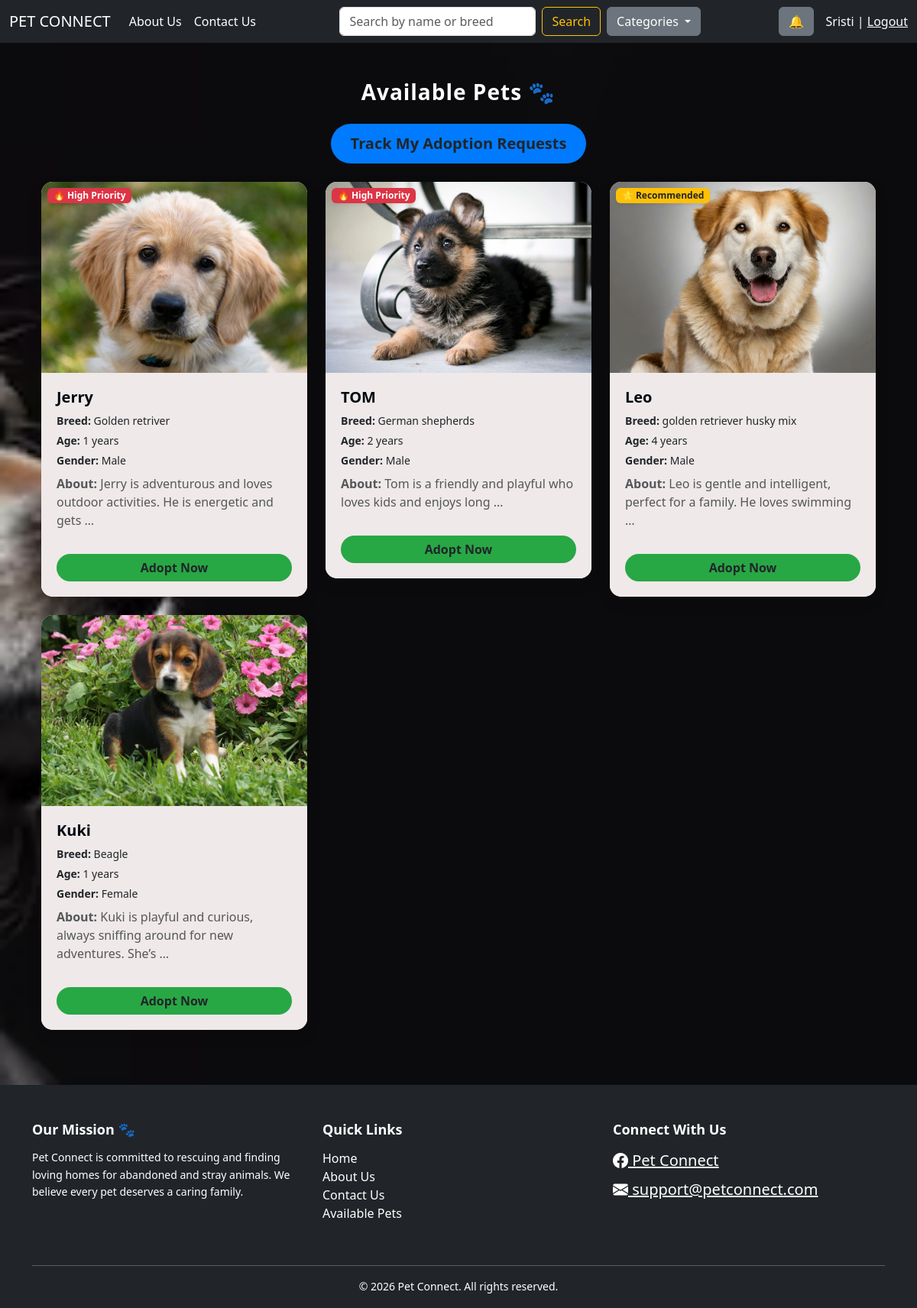
Page /?category=Dog (signed in) on the committed database.
### main/models.py (models this page shows, shortened)
class Pet(models.Model):
    CATEGORY_CHOICES = (
        ('Dog', 'Dog'),
        ('Cat', 'Cat'),
    )
    GENDER_CHOICES = (
        ('M', 'Male'),
        ('F', 'Female'),
    )
    name = models.CharField(max_length=100)
    breed = models.CharField(max_length=100)
    age = models.PositiveIntegerField()
    description = models.TextField()
    category = models.CharField(max_length=10, choices=CATEGORY_CHOICES, default='Dog')
    gender = models.CharField(max_length=1, choices=GENDER_CHOICES, default='M')
    image = models.ImageField(
        upload_to='pet_images/',
        height_field='image_height',
        width_field='image_width',
        null=True,
        blank=True
    )
    image_height = models.IntegerField(null=True, blank=True)
    image_width = models.IntegerField(null=True, blank=True)
    available = models.BooleanField(default=True)
    is_special_needs = models.BooleanField(default=False)
    created_at = models.DateTimeField(default=timezone.now) # Tracks how long they've stayed
    def get_priority_score(self):
        score = 0
        if self.is_special_needs:
            score += 100
        days_in_shelter = (timezone.now() - self.created_at).days
        if days_in_shelter > 30:
            score += 50
        if self.age >= 8:
            score += 30
        return score # This must be inside the function

### main/views.py (the view)
# urls.py: path('', views.home, name='home'),
@login_required
def home(request):
    query = request.GET.get('q')
    category = request.GET.get('category')
    pets = Pet.objects.all()
    if category:
        pets = pets.filter(category=category)
    if query:
        pets = pets.filter(
            Q(name__icontains=query) |
            Q(breed__icontains=query)
        )
    pets_list = list(pets)
    pets_list.sort(
    key=lambda x: (x.get_priority_score(), x.created_at.timestamp()),
    reverse=True
)
    notifications = Notification.objects.filter(user=request.user).order_by('-created_at')
    unread_count = notifications.filter(is_read=False).count()
    return render(request, 'home.html', {
        'pets': pets_list,  # Note: we are passing the sorted list here
        'query': query,
        'notifications': notifications,
        'unread_count': unread_count
    })

### main/templates/home.html (shortened to what this page needs)
{% extends 'base.html' %}
{% load static %}
{% block content %}
<div class="container mt-5 mb-5">
    <h3 class="text-center mb-4 text-white page-title">
        Available Pets 🐾
    </h3>
    <div class="text-center my-4">
        <a href="{% url 'my_adoption_requests' %}" class="btn btn-track btn-lg">
            Track My Adoption Requests
        </a>
    </div>
    <div class="row">
    {% for pet in pets %}
        <div class="col-md-4 mb-4">
            <div class="card pet-card border-0 position-relative">
                <div class="position-absolute top-0 start-0 m-2 d-flex flex-column gap-1" style="z-index: 10;">
                    {% if pet.get_priority_score >= 100 %}
                        <span class="badge bg-danger shadow-sm">🔥 High Priority</span>
                    {% elif pet.get_priority_score >= 50 %}
                        <span class="badge bg-warning text-dark shadow-sm">⭐ Recommended</span>
                    {% endif %}
                </div>
                {% if pet.image %}
                    <img src="{{ pet.image.url }}" class="card-img-top pet-img">
                {% else %}
                    <img src="https://via.placeholder.com/300x250" class="card-img-top pet-img">
                {% endif %}
                <div class="card-body card-body-custom">
                    <h5 class="pet-name">{{ pet.name }}</h5>
                    <p class="pet-info"><strong>Breed:</strong> {{ pet.breed }}</p>
                    <p class="pet-info"><strong>Age:</strong> {{ pet.age }} years</p>
                    <p class="pet-info"><strong>Gender:</strong> {% if pet.gender == 'M' %} Male {% else %} Female {% endif %}</p>
                    <p class="text-muted mt-2">
                        <strong>About:</strong> {{ pet.description|truncatewords:12 }}
                    </p>
                    <a href="{% url 'adopt_pet' pet.id %}" class="btn btn-adopt w-100 mt-3">Adopt Now</a>
                </div>
            </div>
        </div>
    {% empty %}
        <div class="col-12 text-center text-white empty-message">No pets found. 🐾</div>
    {% endfor %}
    </div>
</div>
{% endblock %}

### main/templates/base.html (shortened to what this page needs)
{% load static %}
<!DOCTYPE html>
<html lang="en">
<head>
    <link href="https://cdn.jsdelivr.net/npm/bootstrap@5.3.3/dist/css/bootstrap.min.css" rel="stylesheet">
</head>
<body>
<nav class="navbar navbar-expand-lg navbar-dark bg-dark">
    <div class="container-fluid">
        <a class="navbar-brand" href="{% url 'home' %}">PET CONNECT</a>
        <div class="collapse navbar-collapse" id="navBar">
            <ul class="navbar-nav me-auto mb-2 mb-lg-0">
                <li class="nav-item"><a class="nav-link" href="{% url 'about' %}">About Us</a></li>
                <li class="nav-item"><a class="nav-link" href="{% url 'contact' %}">Contact Us</a></li>
            </ul>
            {% if request.resolver_match.url_name == 'home' %}
            <div class="d-flex mx-auto">
                <form class="d-flex me-2" method="get">
                    <input class="form-control me-2" type="search" name="q" placeholder="Search by name or breed" value="{{ request.GET.q }}">
                    <button class="btn btn-outline-warning" type="submit">Search</button>
                </form>
                <div class="dropdown">
                    <button class="btn btn-secondary dropdown-toggle" type="button" id="categoryDropdown" data-bs-toggle="dropdown" aria-expanded="false">
                        Categories
                    </button>
                </div>
            </div>
            {% endif %}
            {% if request.user.is_authenticated %}
            <div class="d-flex align-items-center ms-auto">
        <div class="dropdown me-3">
        <a class="btn btn-secondary position-relative" href="#" role="button" id="notifDropdown" data-bs-toggle="dropdown" aria-expanded="false">
            🔔
        </a>
    </div>
                <span class="text-white">
                    {{ request.user.username }} |
                    <a href="{% url 'logout' %}" class="text-warning">Logout</a>
                </span>
            </div>
            {% endif %}
        </div>
    </div>
</nav>
<div class="container mt-4" force-left-layout">
    {% block content %}{% endblock %}
</div>
<footer class="bg-dark text-white pt-5 pb-3 mt-5">
    <div class="container">
        <div class="row">
            <div class="col-md-4 mb-4">
                <h5 class="fw-bold">Our Mission 🐾</h5>
                <p>
                    Pet Connect is committed to rescuing and finding loving homes for abandoned and stray animals.
                    We believe every pet deserves a caring family.
                </p>
            </div>
            <div class="col-md-4 mb-4">
                <h5 class="fw-bold">Quick Links</h5>
                <ul class="list-unstyled">
                    <li><a href="{% url 'home' %}" class="text-white text-decoration-none">Home</a></li>
                    <li><a href="{% url 'about' %}" class="text-white text-decoration-none">About Us</a></li>
                    <li><a href="{% url 'contact' %}" class="text-white text-decoration-none">Contact Us</a></li>
                    <li><a href="{% url 'home' %}" class="text-white text-decoration-none">Available Pets</a></li>
                </ul>
            </div>
            <div class="col-md-4 mb-4">
                <h5 class="fw-bold">Connect With Us</h5>
                <a href="https://facebook.com/petconnect" target="_blank" class="text-white me-3 fs-5">
                    <i class="bi bi-facebook"></i> Pet Connect
                </a>
                <br>
                <a href="mailto:support@petconnect.com" class="text-white fs-5 mt-2 d-block">
                    <i class="bi bi-envelope-fill"></i> support@petconnect.com
                </a>
            </div>
        </div>
        <hr class="bg-light">
        <p class="text-center mb-0">&copy; 2026 Pet Connect. All rights reserved.</p>
    </div>
</footer>
<link rel="stylesheet" href="https://cdn.jsdelivr.net/npm/bootstrap-icons@1.11.1/font/bootstrap-icons.css">
</body>
</html>

### main/templates/home.html (style rules this page uses)
.page-title { font-weight: 700; letter-spacing: 1px; }
.pet-card { border-radius: 15px; overflow: hidden; transition: 0.3s ease; box-shadow: 0 8px 20px rgba(0,0,0,0.08); }
.pet-img { height: 250px; object-fit: cover; }
.card-body-custom { background: #efe9e9; padding: 20px; }
.pet-name { font-weight: 600; color: #020a12; }
.pet-info { font-size: 14px; margin-bottom: 5px; }
.btn-adopt { background-color: #28a745; border: none; font-weight: 600; transition: 0.3s; border-radius: 30px; }
.btn-track { background-color: #007bff; font-weight: 600; border-radius: 30px; padding: 10px 25px; transition: 0.3s; }
.row { display: flex !important; flex-direction: row !important; direction: ltr !important; justify-content: flex-start !important; }

### main/templates/base.html (style rules this page uses)
footer { font-family: 'Segoe UI', Tahoma, Geneva, Verdana, sans-serif; }
footer h5 { margin-bottom: 15px; font-size: 18px; }
footer p { font-size: 14px; line-height: 1.6; }

### rows in the picture
Pet: is_special_needs "🔥 High Priority", image (picture), name "Jerry", breed "Golden retriver", age "1", gender "Male", description "Jerry is adventurous and loves outdoor activities. He is energetic and gets …"
Pet: is_special_needs "🔥 High Priority", image (picture), name "TOM", breed "German shepherds", age "2", gender "Male", description "Tom is a friendly and playful who loves kids and enjoys long …"
Pet: is_special_needs "⭐ Recommended", image (picture), name "Leo", breed "golden retriever husky mix", age "4", gender "Male", description "Leo is gentle and intelligent, perfect for a family. He loves swimming …"
Pet: image (picture), name "Kuki", breed "Beagle", age "1", gender "Female", description "Kuki is playful and curious, always sniffing around for new adventures. She’s …"

### other values in the picture
{{ request.user.username }} "Sristi"
